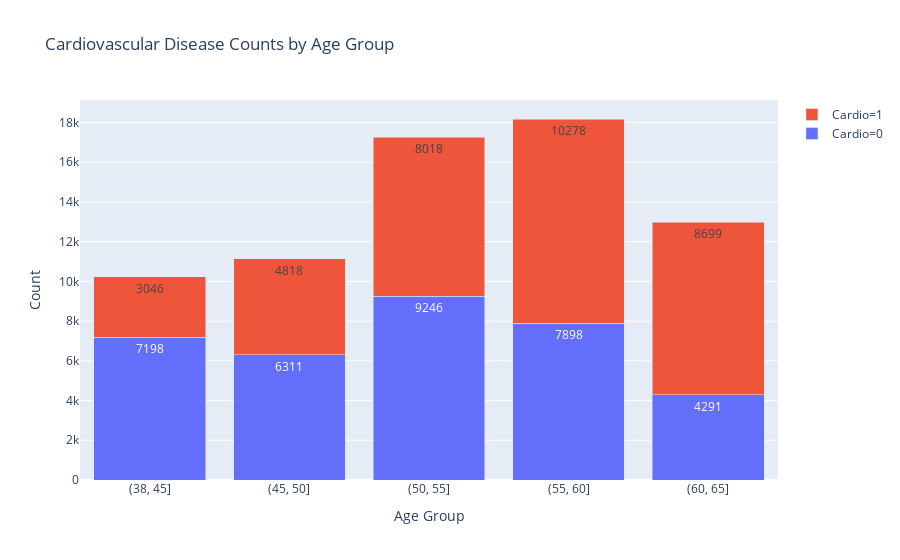

Write notebook code for a chart like this one.
### Markdown cell above
### How does the percentage of patients with cardiovascular disease change across age groups?

### Code cell
bins = [38, 45, 50, 55, 60, 65]
df["age_group"] = pd.cut(df["age"] / 365, bins=bins)
counts = df.groupby(["age_group", "cardio"]).size().reset_index(name="count")
counts["age_group"] = counts["age_group"].astype(str)

fig = go.Figure()

for val in counts["cardio"].unique():
    subset = counts[counts["cardio"] == val]
    fig.add_trace(
        go.Bar(
            x=subset["age_group"],
            y=subset["count"],
            name=f"Cardio={val}",
            text=subset["count"],       
            textposition="inside"        
        )
    )
fig.update_layout(
    title="Cardiovascular Disease Counts by Age Group",
    barmode="stack",
    xaxis_title="Age Group",
    yaxis_title="Count"
)
fig.show()

### Figure 1 — Plotly figure (JSON) as saved in the notebook; plotly's stock layout.template omitted (floating-point values rounded to 4 significant figures)
{"data": [{"name": "Cardio=0", "text": [7198.0, 6311.0, 9246.0, 7898.0, 4291.0], "textposition": "inside", "type": "bar", "x": ["(38, 45]", "(45, 50]", "(50, 55]", "(55, 60]", "(60, 65]"], "y": [7198, 6311, 9246, 7898, 4291]}, {"name": "Cardio=1", "text": [3046.0, 4818.0, 8018.0, 10280.0, 8699.0], "textposition": "inside", "type": "bar", "x": ["(38, 45]", "(45, 50]", "(50, 55]", "(55, 60]", "(60, 65]"], "y": [3046, 4818, 8018, 10278, 8699]}], "layout": {"barmode": "stack", "title": {"text": "Cardiovascular Disease Counts by Age Group"}, "xaxis": {"title": {"text": "Age Group"}}, "yaxis": {"title": {"text": "Count"}}}}
